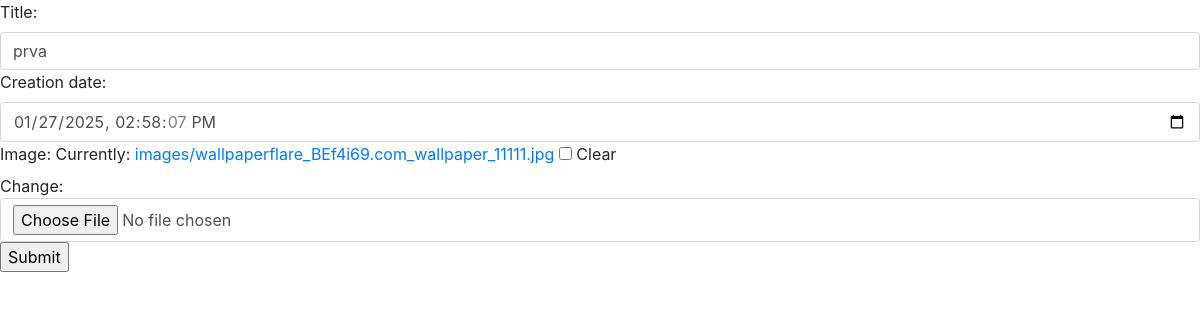
The app's page /art/edit/1/, older data.
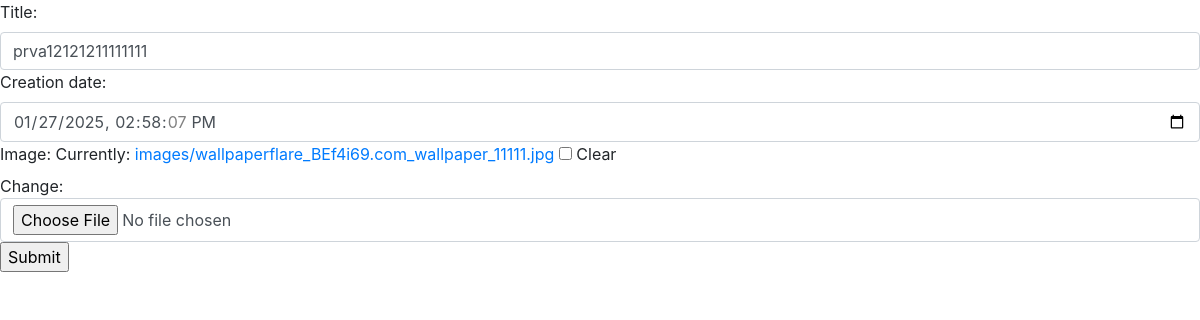
The same page, newer data.
### artexhebitionapp/models.py (models this page shows)
class Art(models.Model):
    title = models.CharField(max_length=100)
    creation_date = models.DateTimeField()
    image = models.ImageField(upload_to='images/', null=True, blank=True)
    artist = models.ForeignKey("Artist", on_delete=models.CASCADE, related_name="artist")
    exhibition = models.ForeignKey("Exhibition", on_delete=models.CASCADE, related_name="exhibition")

### artexhebitionapp/views.py (the view)
# urls.py: path('art/edit/<id>/', views.edit_art, name="edit_art"),
def edit_art(request, id):
    art_instance = Art.objects.filter(id=id).first()
    if request.method == "POST":
        art = ArtForm(request.POST, instance=art_instance)
        if art.is_valid():
            art.save()
        return redirect("index")
    else:
        repair = ArtForm(instance=art_instance)
    return render(request, "edit_art.html", {"form": repair})

### artexhebitionapp/forms.py
class ArtForm(forms.ModelForm):
    class Meta:
        model = Art
        exclude = ['artist', 'exhibition']
        widgets = {
            'creation_date': forms.DateTimeInput(attrs={'type': 'datetime-local'}),
        }
    def __init__(self, *args, **kwargs):
        super(ArtForm, self).__init__(*args, **kwargs)
        for visible in self.visible_fields():
            visible.field.widget.attrs['class'] = 'form-control'
            if visible.name == 'is_open':
                visible.field.widget.attrs["class"] = "form-check-input"

### artexhebitionapp/templates/edit_art.html (shortened to what this page needs)
<!DOCTYPE html>
<html lang="en">
<head>
    <link rel="stylesheet" href="https://maxcdn.bootstrapcdn.com/bootstrap/4.0.0-beta.2/css/bootstrap.min.css">
</head>
<body>
<form method="post">
        {{ form }}
<input type="submit" value="Submit">
</form>
</body>
</html>

Row changes from the older to the newer data that the page shows:
changed Art: title "prva" → "prva12121211111111"
